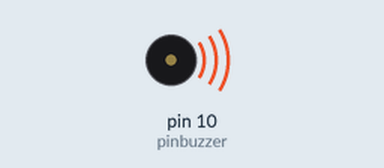
The sketch below on a simulated Arduino Uno, built with avr-gcc and run on an emulated ATmega328P. Parts: buzzer (waves = sounding).

Above: at 0.2 s.
Timing chart, 0 to 11.7 s (numbered marks = the images above):
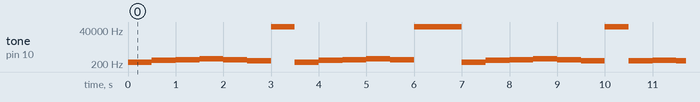

The sketch:

Ejemplo3.ino
```cpp
int pinbuzzer = 10;
int song[] = {261, 349, 392, 440, 392, 330, -10, 261, 349, 392, 440, 392,
              -10, -10, 261, 349, 392, 440, 392, 330, -10, 330, 349, 330, 261, 261
             };

void setup() {
  Serial.begin(9600);
  pinMode(pinbuzzer, OUTPUT);
}

void loop() {
  for (int i = 0; i < sizeof(song) / sizeof(song[0]); i++) {
    tone(pinbuzzer, song[i]);
    delay(500);
  }

  noTone(pinbuzzer);
  delay(5000);
}
```

Measured:
- by itself, tone on pin 10 (pinbuzzer): plays 261 Hz for 0.50 s, 349 Hz for 0.50 s, 392 Hz for 0.50 s, 440 Hz for 0.50 s, 392 Hz for 0.50 s, 330 Hz for 0.50 s … (176 notes in this stretch)
